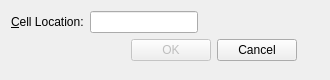
<?xml version="1.0" encoding="UTF-8"?>
<ui version="4.0">
 <class>GoToCellDialog</class>
 <widget class="QDialog" name="GoToCellDialog">
  <property name="geometry">
   <rect>
    <x>0</x>
    <y>0</y>
    <width>330</width>
    <height>80</height>
   </rect>
  </property>
  <property name="windowTitle">
   <string>Go To Cell</string>
  </property>
  <layout class="QFormLayout" name="formLayout">
   <item row="0" column="0">
    <layout class="QHBoxLayout" name="horizontalLayout">
     <item>
      <widget class="QLabel" name="label">
       <property name="text">
        <string>&amp;Cell Location:</string>
       </property>
       <property name="buddy">
        <cstring>lineEdit</cstring>
       </property>
      </widget>
     </item>
     <item>
      <widget class="QLineEdit" name="lineEdit"/>
     </item>
    </layout>
   </item>
   <item row="1" column="0">
    <layout class="QHBoxLayout" name="horizontalLayout_2">
     <item>
      <spacer name="horizontalSpacer">
       <property name="orientation">
        <enum>Qt::Horizontal</enum>
       </property>
       <property name="sizeHint" stdset="0">
        <size>
         <width>40</width>
         <height>20</height>
        </size>
       </property>
      </spacer>
     </item>
     <item>
      <spacer name="horizontalSpacer_2">
       <property name="orientation">
        <enum>Qt::Horizontal</enum>
       </property>
       <property name="sizeHint" stdset="0">
        <size>
         <width>40</width>
         <height>20</height>
        </size>
       </property>
      </spacer>
     </item>
     <item>
      <spacer name="horizontalSpacer_3">
       <property name="orientation">
        <enum>Qt::Horizontal</enum>
       </property>
       <property name="sizeHint" stdset="0">
        <size>
         <width>40</width>
         <height>20</height>
        </size>
       </property>
      </spacer>
     </item>
     <item>
      <widget class="QPushButton" name="okButton">
       <property name="enabled">
        <bool>false</bool>
       </property>
       <property name="text">
        <string>OK</string>
       </property>
       <property name="default">
        <bool>true</bool>
       </property>
      </widget>
     </item>
     <item>
      <widget class="QPushButton" name="cancelButton">
       <property name="text">
        <string>Cancel</string>
       </property>
      </widget>
     </item>
    </layout>
   </item>
  </layout>
 </widget>
 <resources/>
 <connections/>
</ui>
